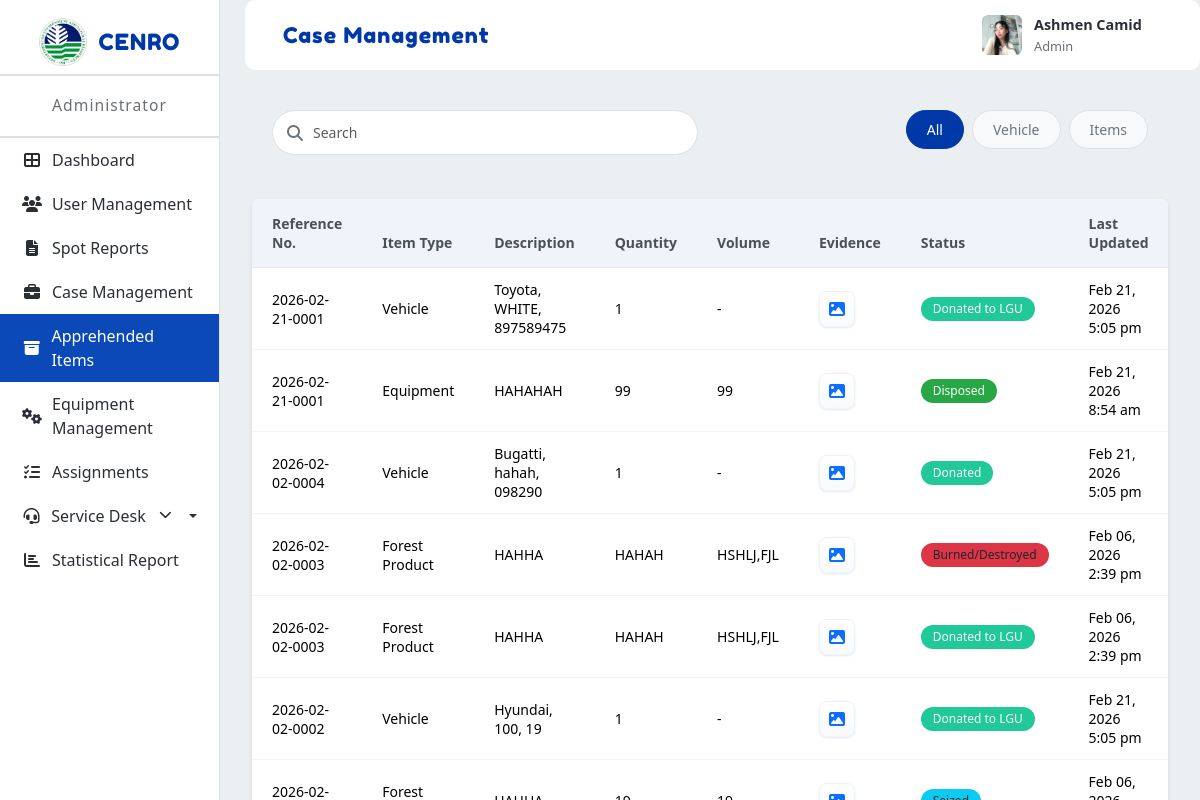
Screenshot of /prototype/app/modules/admin/views/apprehended_items.php (signed in) with the database file from the repository.
### tables this page shows
CREATE TABLE `users` (
  `id` int(11) NOT NULL,
  `email` varchar(255) NOT NULL,
  `password_hash` varchar(255) NOT NULL,
  `full_name` varchar(255) NOT NULL,
  `contact_number` varchar(20) DEFAULT NULL,
  `office_unit` varchar(255) DEFAULT NULL,
  `profile_picture` varchar(255) DEFAULT NULL,
  `role` enum('Admin','Enforcement Officer','Enforcer','Property Custodian','Office Staff') NOT NULL,
  `status` tinyint(1) DEFAULT 1,
  `created_at` timestamp NOT NULL DEFAULT current_timestamp(),
  `updated_at` timestamp NOT NULL DEFAULT current_timestamp() ON UPDATE current_timestamp(),
  `last_login` timestamp NULL DEFAULT NULL,
  `position` varchar(100) DEFAULT NULL
);

CREATE TABLE `spot_report_vehicles` (
  `id` int(10) UNSIGNED NOT NULL,
  `report_id` int(10) UNSIGNED NOT NULL,
  `plate` varchar(100) DEFAULT NULL,
  `make` varchar(255) DEFAULT NULL,
  `color` varchar(100) DEFAULT NULL,
  `owner` varchar(255) DEFAULT NULL,
  `contact` varchar(100) DEFAULT NULL,
  `engine` varchar(255) DEFAULT NULL,
  `status` varchar(64) DEFAULT NULL,
  `remarks` text DEFAULT NULL,
  `created_at` datetime DEFAULT current_timestamp(),
  `updated_at` datetime DEFAULT current_timestamp() ON UPDATE current_timestamp()
);

CREATE TABLE `spot_reports` (
  `id` int(10) UNSIGNED NOT NULL,
  `reference_no` varchar(100) NOT NULL,
  `incident_datetime` datetime DEFAULT NULL,
  `memo_date` datetime DEFAULT NULL,
  `location` text DEFAULT NULL,
  `summary` text DEFAULT NULL,
  `team_leader` varchar(255) DEFAULT NULL,
  `custodian` varchar(255) DEFAULT NULL,
  `status` varchar(50) NOT NULL DEFAULT 'Draft',
  `status_comment` text DEFAULT NULL,
  `case_status` varchar(64) DEFAULT NULL,
  `created_at` datetime NOT NULL DEFAULT current_timestamp(),
  `updated_at` datetime DEFAULT NULL,
  `submitted_by` int(11) DEFAULT NULL
);

CREATE TABLE `spot_report_files` (
  `id` int(10) UNSIGNED NOT NULL,
  `report_id` int(10) UNSIGNED NOT NULL,
  `file_type` varchar(50) NOT NULL,
  `file_path` varchar(1024) NOT NULL,
  `orig_name` varchar(512) DEFAULT NULL,
  `created_at` datetime NOT NULL DEFAULT current_timestamp()
);

CREATE TABLE `spot_report_items` (
  `id` int(10) UNSIGNED NOT NULL,
  `report_id` int(10) UNSIGNED NOT NULL,
  `item_no` varchar(50) DEFAULT NULL,
  `type` varchar(100) DEFAULT NULL,
  `description` text DEFAULT NULL,
  `quantity` varchar(100) DEFAULT NULL,
  `volume` varchar(100) DEFAULT NULL,
  `value` decimal(15,2) DEFAULT NULL,
  `remarks` text DEFAULT NULL,
  `status` varchar(64) DEFAULT NULL,
  `created_at` datetime DEFAULT current_timestamp(),
  `updated_at` datetime DEFAULT current_timestamp() ON UPDATE current_timestamp()
);

### prototype/app/modules/admin/views/apprehended_items.php (the view, shortened to what this page needs)
<?php
$items = [];
try {
  require_once dirname(__DIR__, 3) . '/config/db.php';
  if (!function_exists('map_status_to_class')) {
    function map_status_to_class($s) {
      $sRaw = strtolower(trim((string)$s));
      if (strpos($sRaw, 'seized') !== false) return 'bg-info';
      if (strpos($sRaw, 'disposed') !== false) return 'bg-success';
      if (strpos($sRaw, 'burn') !== false || strpos($sRaw, 'destroy') !== false) return 'bg-danger';
      if (strpos($sRaw, 'donat') !== false || strpos($sRaw, 'donated') !== false) return 'bg-teal';
      return 'bg-secondary';
    }
  }
  if (!function_exists('build_file_url_local')) {
    function build_file_url_local($path) {
      $p = '/' . ltrim($path, '/');
      $projectRoot = dirname(__DIR__, 4);
      if (file_exists($projectRoot . '/public' . $p)) {
        if (defined('BASE_URL') && BASE_URL) return rtrim(BASE_URL, '/') . '/public' . $p;
        return '/public' . $p;
      }
      $scheme = (!empty($_SERVER['HTTPS']) && $_SERVER['HTTPS'] !== 'off') ? 'https' : 'http';
      $host = $_SERVER['HTTP_HOST'] ?? 'localhost';
      return $scheme . '://' . $host . $p;
    }
  }
  $vstmt = $pdo->prepare("SELECT v.*, r.reference_no FROM spot_report_vehicles v JOIN spot_reports r ON r.id = v.report_id WHERE LOWER(TRIM(COALESCE(r.status,''))) = 'approved' ORDER BY v.id DESC");
  $vstmt->execute();
  $vehicles = $vstmt->fetchAll(PDO::FETCH_ASSOC);
  foreach ($vehicles as $v) {
    $plate = $v['plate_no'] ?? $v['plate'] ?? '';
    $make = $v['make_model'] ?? $v['make'] ?? '';
    $color = $v['color'] ?? '';
    $descParts = array_filter([$make, $color, $plate]);
    $description = implode(', ', $descParts);
    $items[] = [
      'type' => 'vehicle',
      'type_label' => 'Vehicle',
      'reference_no' => $v['reference_no'] ?? '',
      'description' => $description,
      'quantity' => 1,
      'volume' => '-',
      'evidence' => '',
      'status_label' => $v['status'] ?? '',
      'status_class' => map_status_to_class($v['status'] ?? ''),
      'report_id' => $v['report_id'] ?? $v['reportId'] ?? null,
      'last_updated' => $v['updated_at'] ?? $v['created_at'] ?? ''
    ];
  }
  $istmt = $pdo->prepare("SELECT i.*, r.reference_no FROM spot_report_items i JOIN spot_reports r ON r.id = i.report_id WHERE LOWER(TRIM(COALESCE(r.status,''))) = 'approved' ORDER BY i.id DESC");
  $istmt->execute();
  $seizures = $istmt->fetchAll(PDO::FETCH_ASSOC);
  foreach ($seizures as $s) {
    $items[] = [
      'type' => 'item',
      'type_label' => $s['item_type'] ?? $s['type'] ?? 'Item',
      'reference_no' => $s['reference_no'] ?? '',
      'description' => $s['description'] ?? '',
      'quantity' => $s['quantity'] ?? '',
      'volume' => $s['volume'] ?? '',
      'evidence' => '',
      'status_label' => $s['status'] ?? '',
      'status_class' => map_status_to_class($s['status'] ?? ''),
      'report_id' => $s['report_id'] ?? $s['reportId'] ?? null,
      'last_updated' => $s['updated_at'] ?? $s['created_at'] ?? ''
    ];
  }
  $reportIds = array_values(array_filter(array_unique(array_map(function($it){ return $it['report_id'] ?? null; }, $items))));
  if (!empty($reportIds)) {
    $placeholders = implode(',', array_fill(0, count($reportIds), '?'));
    $ff = $pdo->prepare("SELECT * FROM spot_report_files WHERE report_id IN ($placeholders) ORDER BY id ASC");
    $ff->execute($reportIds);
    $files = $ff->fetchAll(PDO::FETCH_ASSOC);
    $filesByReport = [];
    foreach ($files as $f) {
      $rid = $f['report_id'] ?? null;
      if (!isset($filesByReport[$rid])) $filesByReport[$rid] = [];
      $filesByReport[$rid][] = $f;
    }
    foreach ($items as &$it) {
      $rid = $it['report_id'] ?? null;
      if ($rid && !empty($filesByReport[$rid])) {
        $chosen = null;
        foreach ($filesByReport[$rid] as $f) {
          $orig = strtolower($f['orig_name'] ?? $f['file_name'] ?? basename($f['file_path'] ?? $f['path'] ?? ''));
          if ($it['type'] === 'vehicle' && strpos($orig, 'vehicle') !== false) { $chosen = $f; break; }
          if ($it['type'] === 'item' && strpos($orig, 'item') !== false) { $chosen = $f; break; }
        }
        $fpath = $chosen['file_path'] ?? $chosen['path'] ?? $chosen['file_name'] ?? '';
        $url = build_file_url_local($fpath);
        $ext = strtolower(pathinfo($fpath, PATHINFO_EXTENSION));
        $iconClass = 'fa-file';
        $typeAttr = 'file';
        if (in_array($ext, ['jpg','jpeg','png','gif','webp'])) {
          $iconClass = 'fa-image';
          $typeAttr = 'image';
        } elseif ($ext === 'pdf') {
          $iconClass = 'fa-file-pdf';
          $typeAttr = 'pdf';
        }
        $title = htmlspecialchars($chosen['orig_name'] ?? $chosen['file_name'] ?? basename($fpath));
        $ehtml = '<a href="' . htmlspecialchars($url) . '" target="_blank" title="' . $title . '" class="evidence-icon" data-type="' . $typeAttr . '"><i class="fa ' . $iconClass . '"></i></a>';
      }
    }
  }
} catch (Exception $e) {
  $items = [];
}
if (!empty($items) && is_array($items)) {
  usort($items, function($a, $b) {
    $ra = $a['reference_no'] ?? '';
    $rb = $b['reference_no'] ?? '';
    $c = strcmp($rb, $ra);
    if ($c !== 0) return $c;
    return strcmp($b['type'] ?? '', $a['type'] ?? '');
  });
}
?>
<html lang="en">
<head>
  <link href="https://cdn.jsdelivr.net/npm/bootstrap@5.3.2/dist/css/bootstrap.min.css" rel="stylesheet">
  <link rel="stylesheet" href="https://cdn.jsdelivr.net/npm/bootstrap-icons@1.11.1/font/bootstrap-icons.css">
  <link rel="stylesheet" href="../../../../public/assets/css/modules/admin/common.css">
  <link rel="stylesheet" href="../../../../public/assets/css/modules/admin/apprehended-items.css">
  <link rel="stylesheet" href="https://cdnjs.cloudflare.com/ajax/libs/font-awesome/6.4.2/css/all.min.css">
</head>
<body>
  <body>
  <div class="layout">
    <nav class="sidebar" role="navigation" aria-label="Main sidebar">
      <div class="sidebar-logo">
        <img src="../../../../public/assets/images/denr-logo.png" alt="DENR Logo">
        <span>CENRO</span>
      </div>
      <div class="sidebar-role">Administrator</div>
      <nav class="sidebar-nav" aria-label="Sidebar menu">
        <ul>
          <li><a href="dashboard.php"><i class="fa fa-th-large"></i> Dashboard</a></li>
          <li><a href="user_management.php"><i class="fa fa-users"></i> User Management</a></li>
          <li><a href="spot_reports.php"><i class="fa fa-file-text"></i> Spot Reports</a></li>
          <li><a href="case_management.php"><i class="fa fa-briefcase"></i> Case Management</a></li>
          <li class="active"><a href="apprehended_items.php"><i class="fa fa-archive"></i> Apprehended Items</a></li>
          <li><a href="equipment_management.php"><i class="fa fa-cogs"></i> Equipment Management</a></li>
          <li><a href="assignments.php"><i class="fa fa-tasks"></i> Assignments</a></li>
          <li class="dropdown">
            <a href="#" class="dropdown-toggle" id="serviceDeskToggle" data-target="serviceDeskMenu">
              <i class="fa fa-headset"></i> Service Desk
              <i class="fa fa-chevron-down dropdown-arrow"></i>
            </a>
          </li>
          <li><a href="statistical_report.php"><i class="fa fa-chart-bar"></i> Statistical Report</a></li>
        </ul>
      </nav>
    </nav>
    <div class="main">
      <div class="topbar">
        <div class="topbar-card">
            <div class="topbar-title">Case Management</div>
            <?php include_once __DIR__ . '/../../shared/views/topbar_profile.php'; ?>
        </div>
      </div>
      <div class="main-content">
        <div class="container-fluid">
          <div class="search-filter-section mb-4">
            <div class="row">
              <div class="col-md-6">
                <div class="search-box">
                  <input type="text" class="form-control" id="searchInput" placeholder="Search">
                  <i class="fa fa-search search-icon"></i>
                </div>
              </div>
              <div class="col-md-6">
                <div class="filter-buttons d-flex gap-2">
                  <button class="btn btn-filter active" data-filter="all">All</button>
                  <button class="btn btn-filter" data-filter="vehicle">Vehicle</button>
                  <button class="btn btn-filter" data-filter="item">Items</button>
                </div>
              </div>
            </div>
          </div>
          <div class="items-table-section">
            <div class="table-responsive">
              <table class="table table-hover" id="itemsTable">
                <thead class="table-light">
                  <tr>
                    <th>Reference No.</th>
                    <th>Item Type</th>
                    <th>Description</th>
                    <th>Quantity</th>
                    <th>Volume</th>
                    <th>Evidence</th>
                    <th>Status</th>
                    <th>Last Updated</th>
                  </tr>
                </thead>
                <tbody>
                  <?php if (!empty($items) && is_array($items)): ?>
                    <?php foreach ($items as $item): ?>
                      <?php
                        $type = strtolower(trim($item['type'] ?? ''));
                        $rowType = ($type === 'vehicle') ? 'vehicle' : 'item';
                      ?>
                      <tr data-type="<?php echo $rowType; ?>">
                        <td><?php echo htmlspecialchars($item['reference_no'] ?? ''); ?></td>
                        <td><?php echo htmlspecialchars($item['type_label'] ?? ($type === 'vehicle' ? 'Vehicle' : 'Item')); ?></td>
                        <td><?php echo htmlspecialchars($item['description'] ?? ''); ?></td>
                        <td><?php echo htmlspecialchars($item['quantity'] ?? ''); ?></td>
                        <td><?php echo htmlspecialchars($item['volume'] ?? ''); ?></td>
                        <td><?php echo $item['evidence'] ?? ''; ?></td>
                        <td><span class="badge <?php echo htmlspecialchars($item['status_class'] ?? ''); ?>"><?php echo htmlspecialchars($item['status_label'] ?? ''); ?></span></td>
                        <?php
                          $luRaw = $item['last_updated'] ?? '';
                          $lastUpdatedDisplay = '-';
                          if (!empty($luRaw)) {
                            if (is_numeric($luRaw)) {
                              $ts = (int)$luRaw;
                            } else {
                              $ts = strtotime($luRaw);
                            }
                            if ($ts !== false && $ts > 0) {
                              $lastUpdatedDisplay = date('M d, Y g:i a', $ts);
                            } else {
                              $lastUpdatedDisplay = $luRaw;
                            }
                          }
                        ?>
                        <td><?php echo htmlspecialchars($lastUpdatedDisplay); ?></td>
                      </tr>
                    <?php endforeach; ?>
                  <?php else: ?>
                    <tr>
                      <td colspan="8" class="text-center">No apprehended items found.</td>
                    </tr>
                  <?php endif; ?>
                </tbody>
              </table>
            </div>
          </div>
        </div>
      </div>
    </div>
  </div>
</body>
</html>
</body>
</html>

### prototype/app/modules/shared/views/topbar_profile.php (shortened to what this page needs)
<?php
require_once __DIR__ . '/../../../../app/config/db.php';
$topImg = '../../../../public/assets/images/default-avatar.png';
$topName = 'Guest';
$topRole = 'User';
$sessionUserId = $_SESSION['uid'] ?? $_SESSION['id'] ?? null;
$sessionUserEmail = $_SESSION['email'] ?? null;
try {
  $r = null;
  if (!empty($sessionUserId)) {
    $stmt = $pdo->prepare('SELECT id, full_name, profile_picture, role FROM users WHERE id = ? LIMIT 1');
    $stmt->execute([$sessionUserId]);
    $r = $stmt->fetch();
  } elseif (!empty($sessionUserEmail)) {
    $stmt = $pdo->prepare('SELECT id, full_name, profile_picture, role FROM users WHERE email = ? LIMIT 1');
    $stmt->execute([$sessionUserEmail]);
    $r = $stmt->fetch();
  }
  if (!empty($r)) {
    if (!empty($r['full_name'])) {
      $parts = preg_split('/\s+/', trim($r['full_name']));
      if (count($parts) === 1) {
        $topName = $parts[0];
      } else {
        $topName = $parts[0] . ' ' . $parts[count($parts) - 1];
      }
    } else {
      $topName = $topName;
    }
    $topRole = !empty($r['role']) ? $r['role'] : $topRole;
    if (!empty($r['profile_picture'])) {
      $stored = ltrim($r['profile_picture'], '/');
      $fsPath = __DIR__ . '/../../../../' . $stored;
      if (file_exists($fsPath)) {
        $topImg = '../../../../' . $stored;
      }
    }
  }
} catch (Exception $e) {
}
?>
<div class="topbar-profile-card" id="profileCard">
  <img src="<?php echo htmlspecialchars($topImg); ?>" alt="Profile" class="topbar-profile-img" id="profileImg">
  <div class="topbar-profile-info">
    <span class="name"><?php echo htmlspecialchars($topName); ?></span>
    <span class="role"><?php echo htmlspecialchars($topRole); ?></span>
  </div>
</div>

### rows the page displays
users: profile_picture (picture), full_name "Ashmen Camid", role "Admin"
spot_report_vehicles: report.reference_no "2026-02-21-0001", type_label "Vehicle", description "Toyota, WHITE, 897589475", quantity "1", volume "-", status "Donated to LGU", updated_at "Feb 21, 2026 5:05 pm"
spot_report_items: report.reference_no "2026-02-21-0001", type "Equipment", description "HAHAHAH", quantity "99", volume "99", status "Disposed", lastUpdatedDisplay "Feb 21, 2026 8:54 am"
spot_report_vehicles: report.reference_no "2026-02-02-0004", type_label "Vehicle", description "Bugatti, hahah, 098290", quantity "1", volume "-", status "Donated", updated_at "Feb 21, 2026 5:05 pm"
spot_report_items: report.reference_no "2026-02-02-0003", type "Forest Product", description "HAHHA", quantity "HAHAH", volume "HSHLJ,FJL", status "Burned/Destroyed", lastUpdatedDisplay "Feb 06, 2026 2:39 pm"
spot_report_items: report.reference_no "2026-02-02-0003", type "Forest Product", description "HAHHA", quantity "HAHAH", volume "HSHLJ,FJL", status "Donated to LGU", lastUpdatedDisplay "Feb 06, 2026 2:39 pm"
spot_report_vehicles: report.reference_no "2026-02-02-0002", type_label "Vehicle", description "Hyundai, 100, 19", quantity "1", volume "-", status "Donated to LGU", updated_at "Feb 21, 2026 5:05 pm"
spot_report_items: type "Forest…", lastUpdatedDisplay "Feb 06,…"
